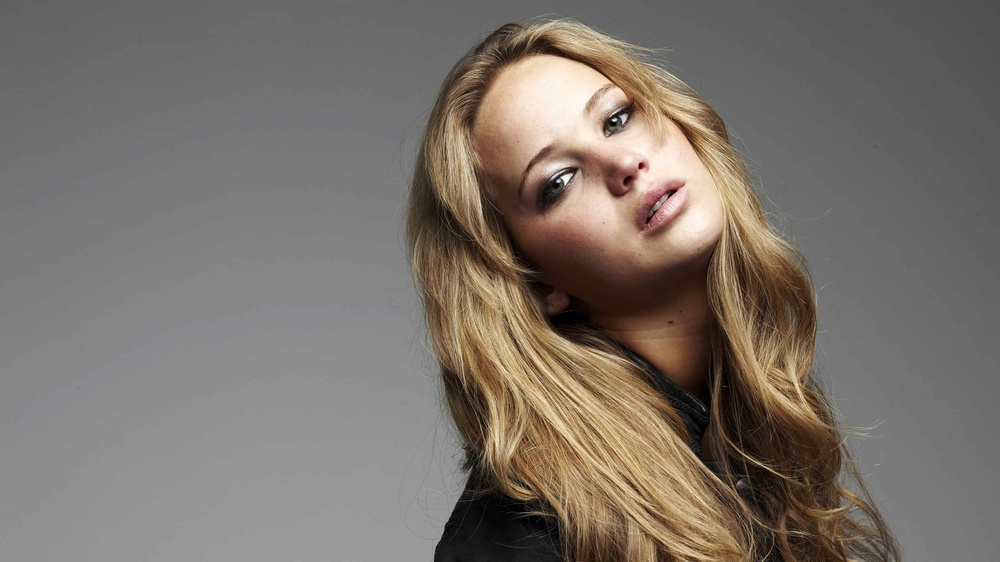
#> input picture Assignment 1/jeniffer.jpg, 1000 x 562 px, shrunk from 3840 x 2160 before the run
$ jupyter execute 'Question 6.ipynb'
#> lines starting #> are read from the running program, lines starting #| are printed output that depends on the picture; after the words box and inside, x2 and y2 are one past the last pixel; in counts of white or black regions, pixels touching at a corner belong together
[cell 1]
import cv2 as cv
import numpy as np
import matplotlib.pyplot as plt

img = cv.imread('jeniffer.jpg', 1)
#> img is the input picture: shape (562, 1000, 3); mean B, G, R 106.8, 114.3, 122.3
hsv = cv.cvtColor(img, cv.COLOR_BGR2HSV)
#> hsv: shape (562, 1000, 3); mean H, S, V 10.7, 35.6, 122.4
h, s, v = cv.split(hsv)
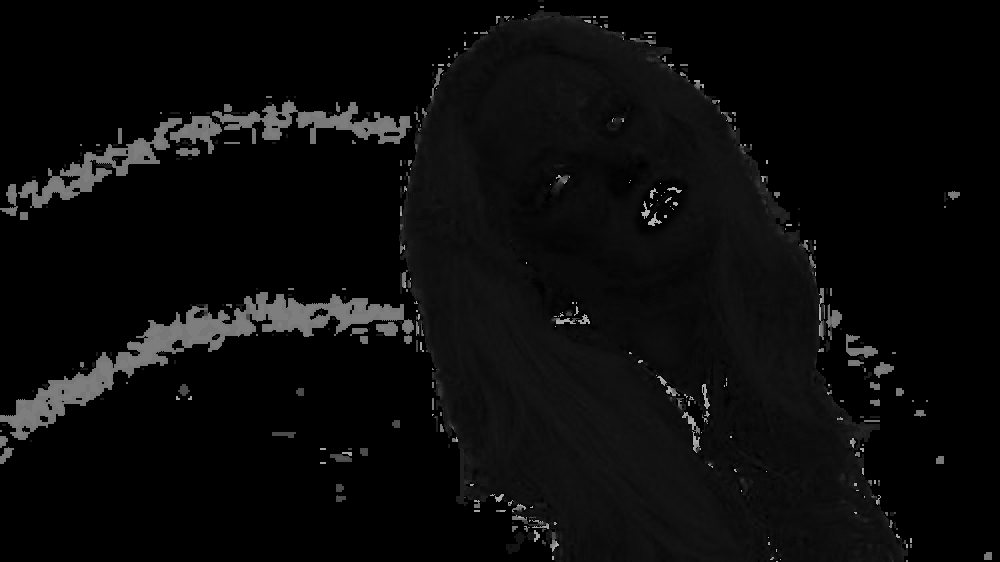
#> h: shape (562, 1000); min 0, max 179, mean 10.7
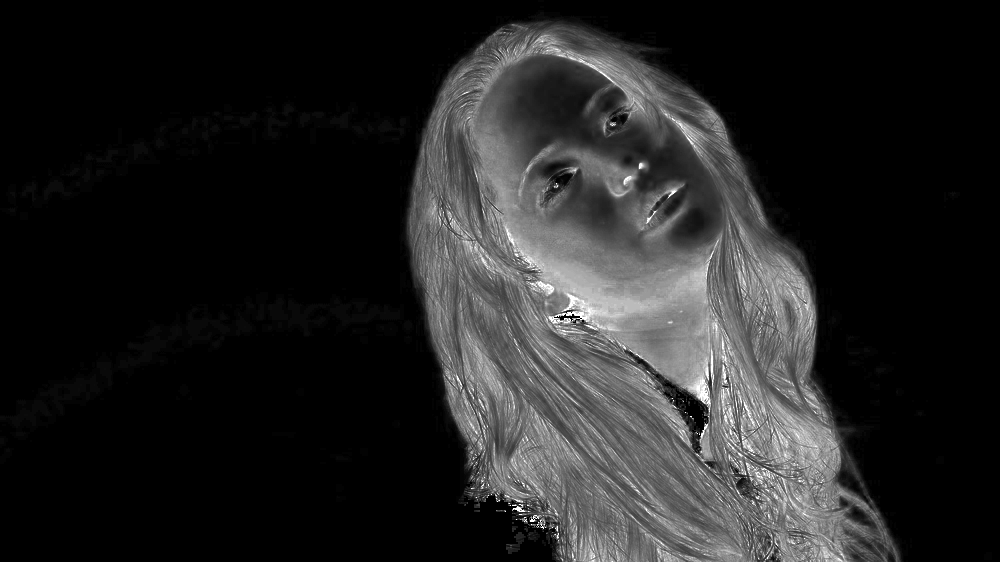
#> s: shape (562, 1000); min 0, max 255, mean 35.6

fig , ax = plt.subplots(3,3, figsize=(9,7))

ax[0,0].imshow(h, cmap='gray')
ax[0,0].set_title('Hue')
ax[0,1].imshow(s, cmap='gray')
ax[0,1].set_title('Saturation')
ax[0,2].imshow(v, cmap='gray')
ax[0,2].set_title('Value')

ax[1,0].imshow(cv.cvtColor(img, cv.COLOR_BGR2RGB))
ax[1,0].set_title('Original')

threshold = 12
ret, foreground_mask = cv.threshold(s, threshold, 255, cv.THRESH_BINARY)
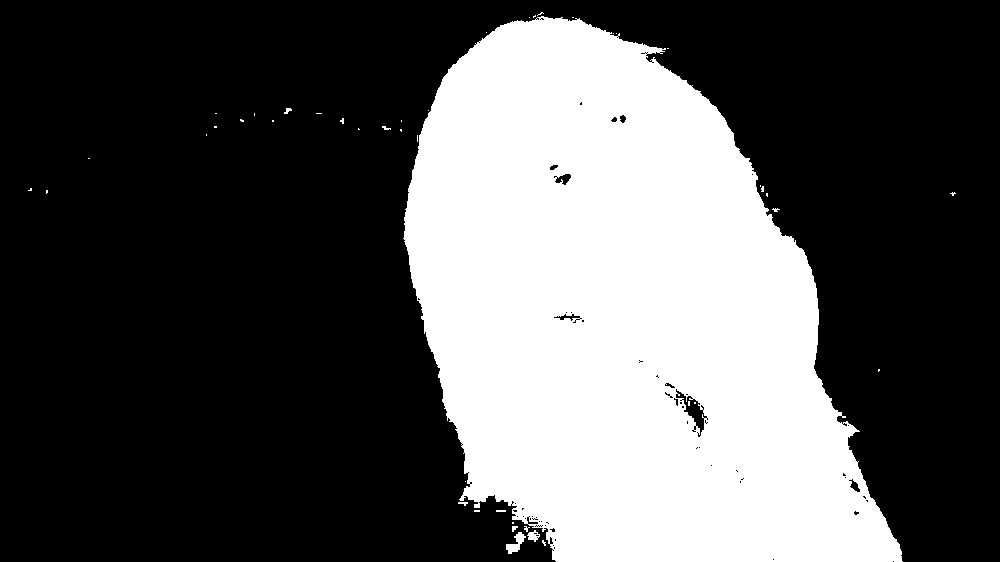
#> foreground_mask: shape (562, 1000); 33.1% white; 45 white regions (37 under 20 px), largest, box (x1, y1, x2, y2) and area: (403, 16, 903, 562) 185483, (506, 532, 526, 554) 200, (527, 530, 540, 542) 87
#> ret = 12
foreground = cv.bitwise_and(img, img, mask=foreground_mask)
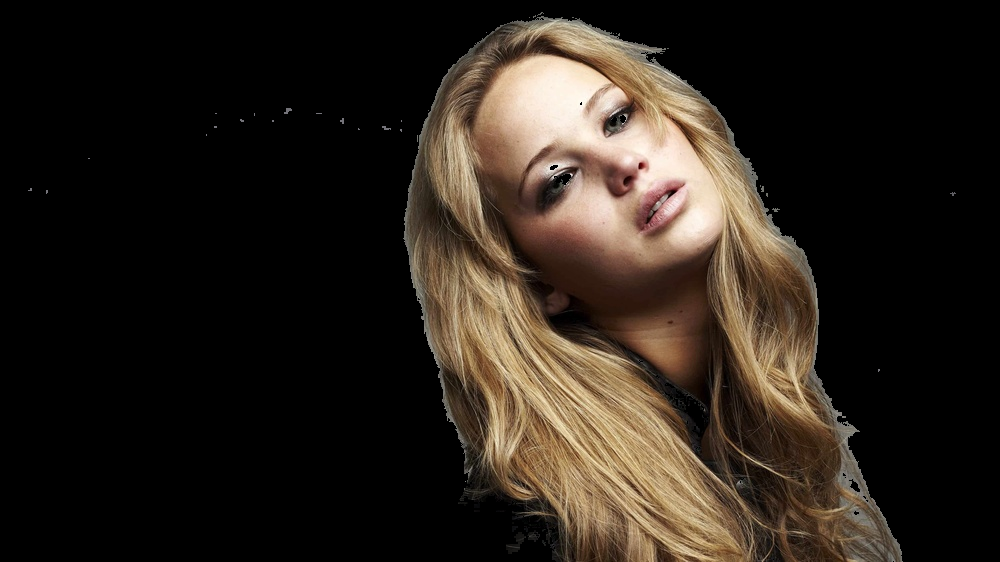
#> foreground: shape (562, 1000, 3); mean B, G, R 27, 34.7, 42.5
hist = cv.calcHist([cv.cvtColor(foreground, cv.COLOR_BGR2GRAY)], [0], foreground_mask, [256], [0, 256])
#> hist = 256 values, max 1748 at index 31, min 0 at index 253, mean 727
cumulative_hist = np.cumsum(hist)
#> cumulative_hist = 256 values from 60 to 186114
b ,g ,r = cv.split(foreground)
equalized_b = cv.equalizeHist(b)
equalized_g = cv.equalizeHist(g)
equalized_r = cv.equalizeHist(r)
equalized_foreground = cv.merge((equalized_b, equalized_g, equalized_r))
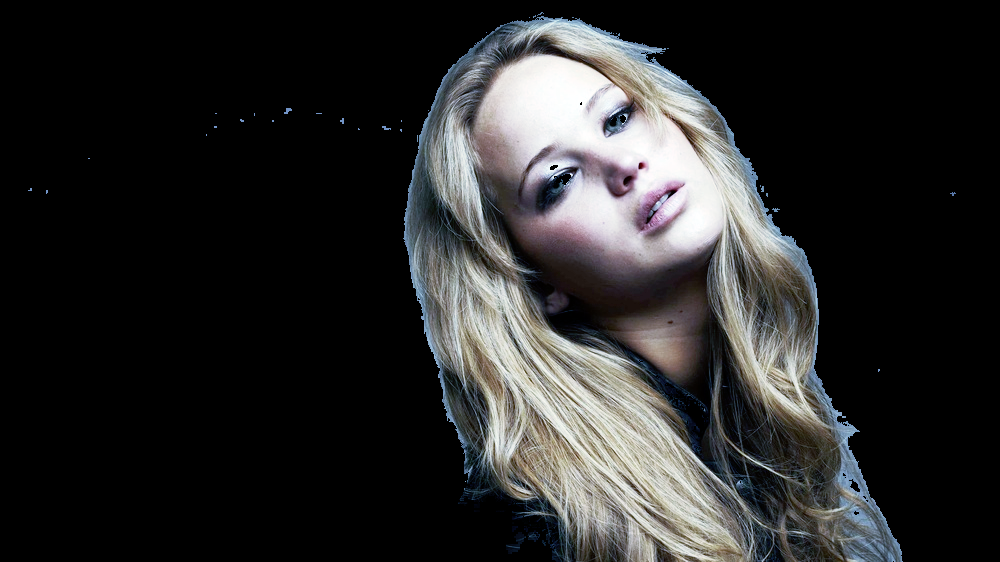
#> equalized_foreground: shape (562, 1000, 3); mean B, G, R 42.3, 42.4, 42.4
inverse_mask = cv.bitwise_not(foreground_mask)
background = cv.bitwise_and(img, img, mask=inverse_mask)
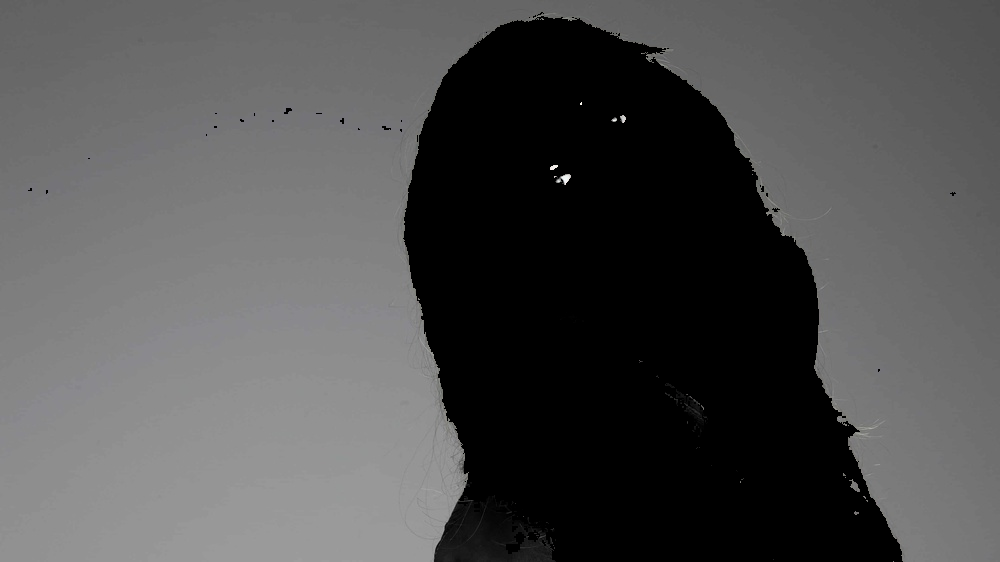
#> background: shape (562, 1000, 3); mean B, G, R 79.8, 79.7, 79.7
final_image = cv.add(background, equalized_foreground)
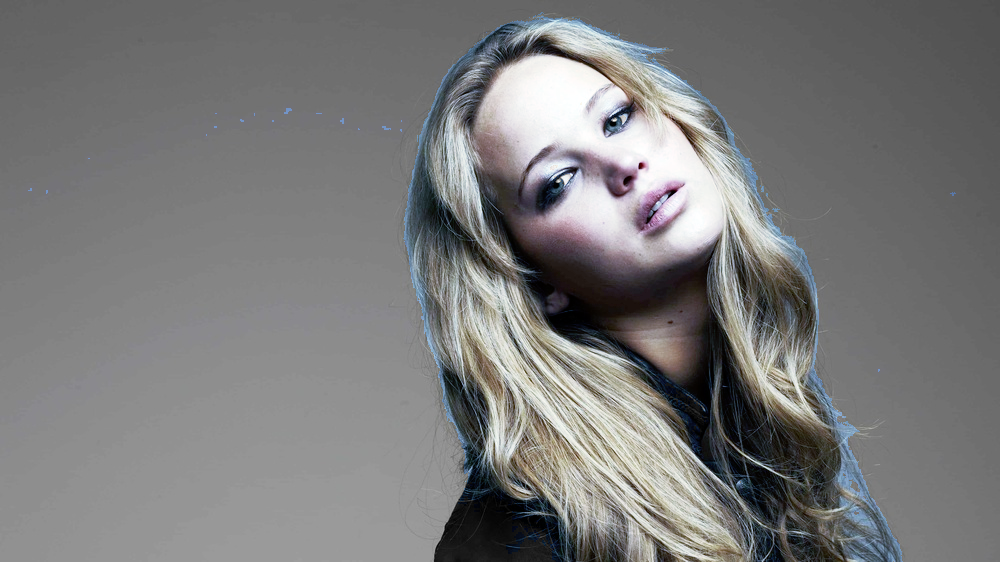
#> final_image: shape (562, 1000, 3); mean B, G, R 122.1, 122.1, 122.1

ax[1,1].imshow(foreground_mask, cmap='gray')
ax[1,1].set_title('Foreground Mask')

ax[1,2].imshow(cv.cvtColor(foreground, cv.COLOR_BGR2RGB))
ax[1,2].set_title('Foreground')

ax[2,0].imshow(cv.cvtColor(equalized_foreground, cv.COLOR_BGR2RGB))
ax[2,0].set_title('Equalized Foreground')

ax[2,1].imshow(cv.cvtColor(background, cv.COLOR_BGR2RGB))
ax[2,1].set_title('Background')

ax[2,2].imshow(cv.cvtColor(final_image, cv.COLOR_BGR2RGB))
ax[2,2].set_title('Final Image')


plt.tight_layout()
plt.show()
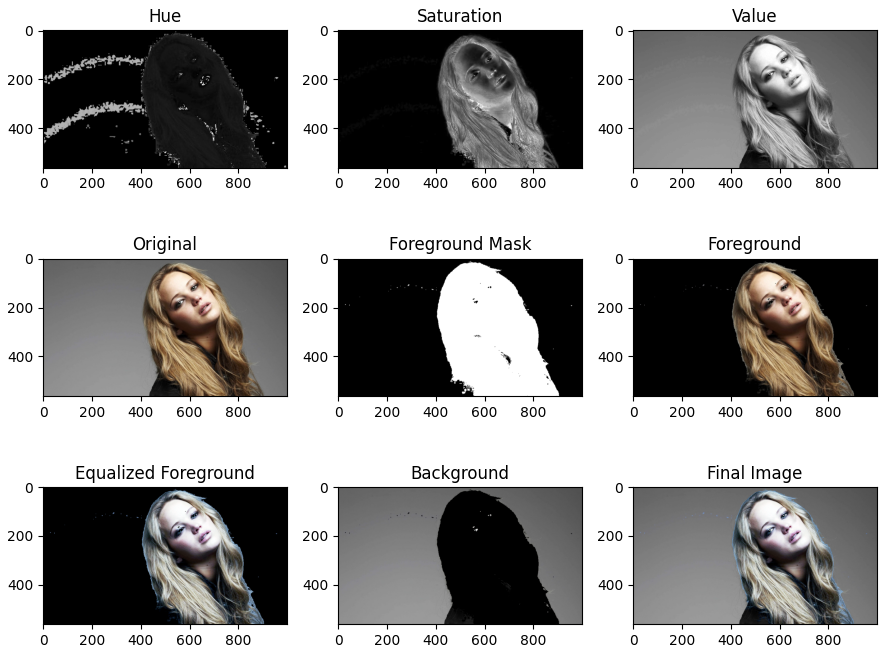
#> figure drawn by matplotlib, 9 panels

$ run again, with Assignment 1/emma.jpg copied over Assignment 1/jeniffer.jpg
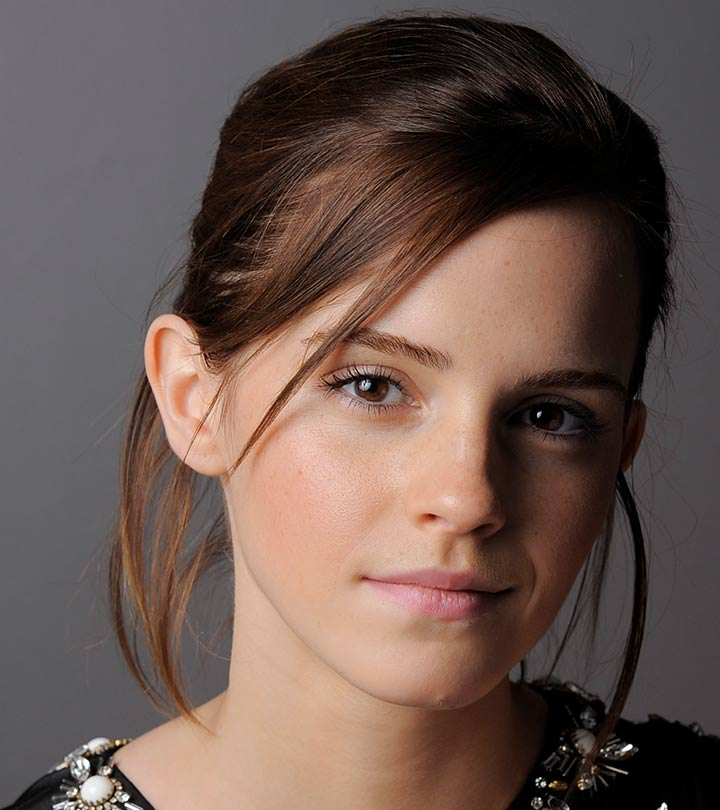
#> input picture Assignment 1/emma.jpg, 720 x 810 px
#> img is the input picture: shape (810, 720, 3); mean B, G, R 80.1, 87.4, 106.8
#> hsv: shape (810, 720, 3); mean H, S, V 54.8, 73.4, 107.5
#> `ret, foreground_mask = cv.threshold(s, threshold, 255, cv.THRESH_BINARY)`:
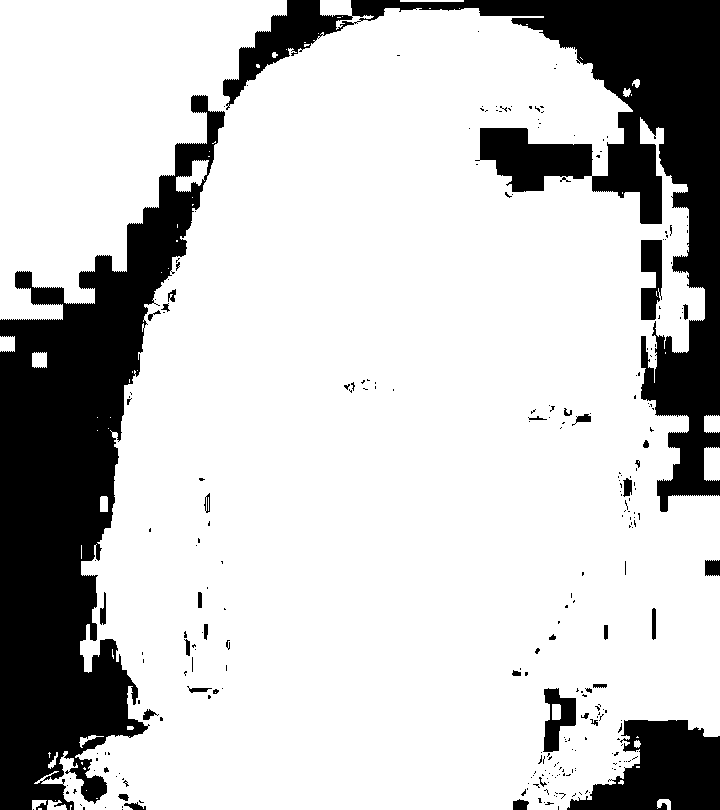
#> foreground_mask: shape (810, 720); 78.1% white; 275 black regions (235 under 20 px), largest, box (x1, y1, x2, y2) and area: (0, 95, 225, 810) 64482, (223, 0, 720, 512) 48869, (567, 720, 720, 810) 8864
#> ret = 12
#> hist = 256 values, max 12345 at index 110, min 0 at index 234, mean 1778.9
#> cumulative_hist = 256 values from 2089 to 455388
#> `final_image = cv.add(background, equalized_foreground)`:
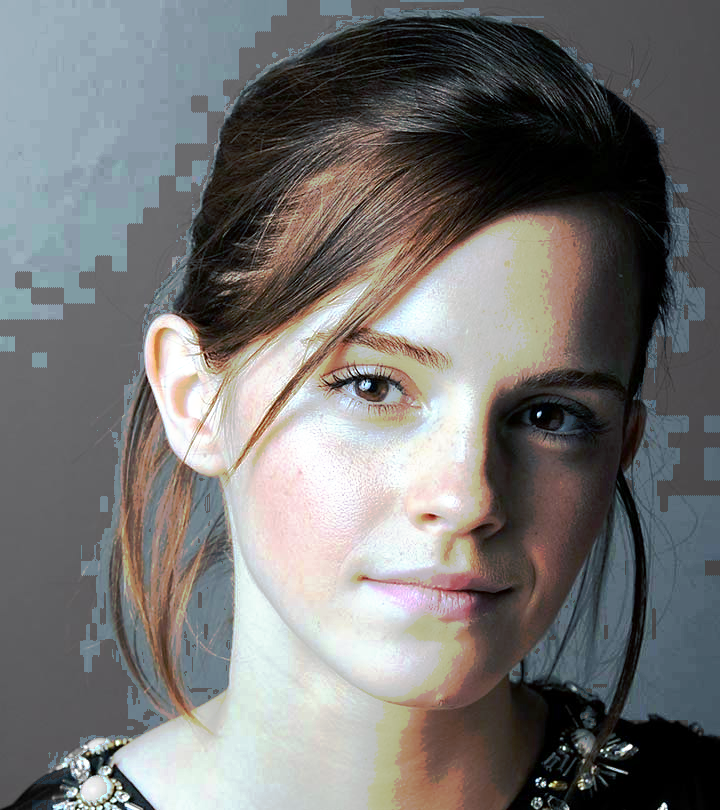
#> final_image: shape (810, 720, 3); mean B, G, R 114.8, 116, 117.1
